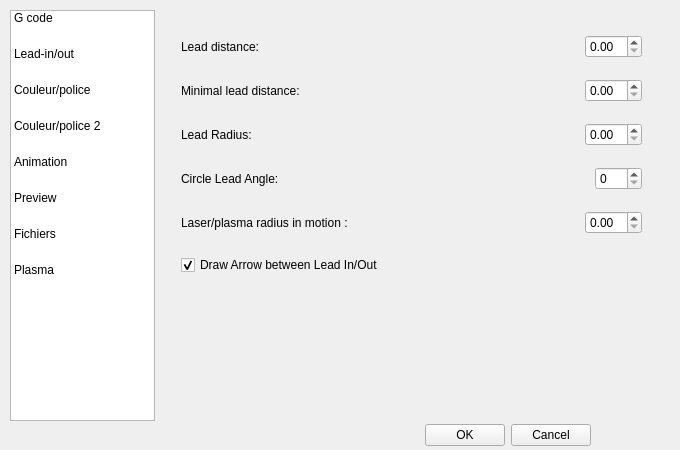
<?xml version="1.0" encoding="UTF-8"?>
<ui version="4.0">
 <class>SettingsDialog</class>
 <widget class="QWidget" name="SettingsDialog">
  <property name="windowModality">
   <enum>Qt::ApplicationModal</enum>
  </property>
  <property name="enabled">
   <bool>true</bool>
  </property>
  <property name="geometry">
   <rect>
    <x>0</x>
    <y>0</y>
    <width>680</width>
    <height>450</height>
   </rect>
  </property>
  <property name="sizePolicy">
   <sizepolicy hsizetype="Preferred" vsizetype="Preferred">
    <horstretch>0</horstretch>
    <verstretch>0</verstretch>
   </sizepolicy>
  </property>
  <property name="minimumSize">
   <size>
    <width>650</width>
    <height>450</height>
   </size>
  </property>
  <property name="maximumSize">
   <size>
    <width>680</width>
    <height>450</height>
   </size>
  </property>
  <property name="windowTitle">
   <string>Camnest Settings</string>
  </property>
  <widget class="QWidget" name="layoutWidget">
   <property name="geometry">
    <rect>
     <x>0</x>
     <y>10</y>
     <width>681</width>
     <height>411</height>
    </rect>
   </property>
   <layout class="QHBoxLayout" name="Containerhor">
    <item>
     <widget class="QListWidget" name="pageList">
      <property name="sizePolicy">
       <sizepolicy hsizetype="Fixed" vsizetype="MinimumExpanding">
        <horstretch>0</horstretch>
        <verstretch>0</verstretch>
       </sizepolicy>
      </property>
      <property name="minimumSize">
       <size>
        <width>145</width>
        <height>0</height>
       </size>
      </property>
      <property name="maximumSize">
       <size>
        <width>145</width>
        <height>16777215</height>
       </size>
      </property>
      <property name="focusPolicy">
       <enum>Qt::NoFocus</enum>
      </property>
      <property name="layoutDirection">
       <enum>Qt::LeftToRight</enum>
      </property>
      <property name="horizontalScrollBarPolicy">
       <enum>Qt::ScrollBarAlwaysOff</enum>
      </property>
      <property name="editTriggers">
       <set>QAbstractItemView::NoEditTriggers</set>
      </property>
      <property name="selectionMode">
       <enum>QAbstractItemView::SingleSelection</enum>
      </property>
      <property name="selectionBehavior">
       <enum>QAbstractItemView::SelectRows</enum>
      </property>
      <property name="iconSize">
       <size>
        <width>32</width>
        <height>32</height>
       </size>
      </property>
      <property name="movement">
       <enum>QListView::Static</enum>
      </property>
      <property name="flow">
       <enum>QListView::TopToBottom</enum>
      </property>
      <property name="isWrapping" stdset="0">
       <bool>false</bool>
      </property>
      <property name="spacing">
       <number>0</number>
      </property>
      <property name="gridSize">
       <size>
        <width>120</width>
        <height>36</height>
       </size>
      </property>
      <property name="viewMode">
       <enum>QListView::ListMode</enum>
      </property>
      <property name="uniformItemSizes">
       <bool>true</bool>
      </property>
      <property name="currentRow">
       <number>-1</number>
      </property>
      <item>
       <property name="text">
        <string>G code</string>
       </property>
       <property name="icon">
        <iconset>
         <normaloff>../../../../../../sources/lastfm/Last.fm/tags/1.4.0.54514/data/icon.png</normaloff>../../../../../../sources/lastfm/Last.fm/tags/1.4.0.54514/data/icon.png</iconset>
       </property>
      </item>
      <item>
       <property name="text">
        <string>Lead-in/out</string>
       </property>
      </item>
      <item>
       <property name="text">
        <string>Couleur/police</string>
       </property>
       <property name="icon">
        <iconset>
         <normaloff>../../../../../../sources/lastfm/Last.fm/tags/1.4.0.54514/res/qrc/SideBarNowPlaying.png</normaloff>../../../../../../sources/lastfm/Last.fm/tags/1.4.0.54514/res/qrc/SideBarNowPlaying.png</iconset>
       </property>
      </item>
      <item>
       <property name="text">
        <string>Couleur/police 2</string>
       </property>
       <property name="icon">
        <iconset>
         <normaloff>:/action/love.png</normaloff>:/action/love.png</iconset>
       </property>
      </item>
      <item>
       <property name="text">
        <string>Animation</string>
       </property>
      </item>
      <item>
       <property name="text">
        <string>Preview</string>
       </property>
      </item>
      <item>
       <property name="text">
        <string>Fichiers</string>
       </property>
      </item>
      <item>
       <property name="text">
        <string>Plasma</string>
       </property>
       <property name="icon">
        <iconset>
         <normaloff>../../../../../../sources/lastfm/Last.fm/tags/1.4.0.54514/res/app_55.bmp</normaloff>../../../../../../sources/lastfm/Last.fm/tags/1.4.0.54514/res/app_55.bmp</iconset>
       </property>
      </item>
     </widget>
    </item>
    <item>
     <widget class="QStackedWidget" name="pageStack">
      <property name="sizePolicy">
       <sizepolicy hsizetype="Maximum" vsizetype="Maximum">
        <horstretch>250</horstretch>
        <verstretch>250</verstretch>
       </sizepolicy>
      </property>
      <property name="minimumSize">
       <size>
        <width>400</width>
        <height>400</height>
       </size>
      </property>
      <property name="maximumSize">
       <size>
        <width>500</width>
        <height>600</height>
       </size>
      </property>
      <property name="baseSize">
       <size>
        <width>500</width>
        <height>500</height>
       </size>
      </property>
      <property name="currentIndex">
       <number>1</number>
      </property>
      <widget class="QWidget" name="page">
       <widget class="QWidget" name="horizontalLayoutWidget_3">
        <property name="geometry">
         <rect>
          <x>10</x>
          <y>10</y>
          <width>351</width>
          <height>41</height>
         </rect>
        </property>
        <layout class="QHBoxLayout" name="horizontalLayout_5">
         <item>
          <widget class="QLabel" name="label_3">
           <property name="text">
            <string>Home :</string>
           </property>
           <property name="buddy">
            <cstring>spinBox</cstring>
           </property>
          </widget>
         </item>
         <item>
          <spacer name="horizontalSpacer_4">
           <property name="orientation">
            <enum>Qt::Horizontal</enum>
           </property>
           <property name="sizeHint" stdset="0">
            <size>
             <width>40</width>
             <height>20</height>
            </size>
           </property>
          </spacer>
         </item>
         <item>
          <widget class="QLabel" name="label_8">
           <property name="text">
            <string>X</string>
           </property>
           <property name="buddy">
            <cstring>spinBox</cstring>
           </property>
          </widget>
         </item>
         <item>
          <widget class="QSpinBox" name="spinBox"/>
         </item>
         <item>
          <widget class="QLabel" name="label_9">
           <property name="text">
            <string>Y</string>
           </property>
           <property name="buddy">
            <cstring>spinBox_2</cstring>
           </property>
          </widget>
         </item>
         <item>
          <widget class="QSpinBox" name="spinBox_2"/>
         </item>
         <item>
          <widget class="QLabel" name="label_10">
           <property name="text">
            <string>Z</string>
           </property>
           <property name="buddy">
            <cstring>spinBox_3</cstring>
           </property>
          </widget>
         </item>
         <item>
          <widget class="QSpinBox" name="spinBox_3"/>
         </item>
        </layout>
       </widget>
       <widget class="QWidget" name="horizontalLayoutWidget_4">
        <property name="geometry">
         <rect>
          <x>10</x>
          <y>60</y>
          <width>160</width>
          <height>31</height>
         </rect>
        </property>
        <layout class="QHBoxLayout" name="horizontalLayout_6">
         <item>
          <widget class="QLabel" name="label_4">
           <property name="text">
            <string>Tolerance</string>
           </property>
          </widget>
         </item>
         <item>
          <spacer name="horizontalSpacer_6">
           <property name="orientation">
            <enum>Qt::Horizontal</enum>
           </property>
           <property name="sizeHint" stdset="0">
            <size>
             <width>40</width>
             <height>20</height>
            </size>
           </property>
          </spacer>
         </item>
         <item>
          <widget class="QSpinBox" name="tolGCodeSB"/>
         </item>
        </layout>
       </widget>
       <widget class="QCheckBox" name="plasmaCB">
        <property name="geometry">
         <rect>
          <x>10</x>
          <y>100</y>
          <width>221</width>
          <height>23</height>
         </rect>
        </property>
        <property name="whatsThis">
         <string>If activated:
-Lead In/out are created.
-Part outline is cut last.</string>
        </property>
        <property name="text">
         <string>Plamsa/Laser cutter mode:</string>
        </property>
       </widget>
       <widget class="QWidget" name="horizontalLayoutWidget_5">
        <property name="geometry">
         <rect>
          <x>10</x>
          <y>130</y>
          <width>261</width>
          <height>41</height>
         </rect>
        </property>
        <layout class="QHBoxLayout" name="horizontalLayout_7">
         <item>
          <widget class="QLabel" name="label_11">
           <property name="text">
            <string>Post-Processor file :</string>
           </property>
           <property name="buddy">
            <cstring>toolButton</cstring>
           </property>
          </widget>
         </item>
         <item>
          <spacer name="horizontalSpacer_5">
           <property name="orientation">
            <enum>Qt::Horizontal</enum>
           </property>
           <property name="sizeHint" stdset="0">
            <size>
             <width>40</width>
             <height>20</height>
            </size>
           </property>
          </spacer>
         </item>
         <item>
          <widget class="QToolButton" name="toolButton">
           <property name="text">
            <string>...</string>
           </property>
          </widget>
         </item>
        </layout>
       </widget>
       <widget class="QWidget" name="horizontalLayoutWidget_6">
        <property name="geometry">
         <rect>
          <x>10</x>
          <y>190</y>
          <width>421</width>
          <height>91</height>
         </rect>
        </property>
        <layout class="QHBoxLayout" name="horizontalLayout_8">
         <item>
          <widget class="QLabel" name="label_12">
           <property name="text">
            <string>File header :</string>
           </property>
           <property name="buddy">
            <cstring>textEdit</cstring>
           </property>
          </widget>
         </item>
         <item>
          <widget class="QTextEdit" name="textEdit"/>
         </item>
        </layout>
       </widget>
       <widget class="QWidget" name="horizontalLayoutWidget_7">
        <property name="geometry">
         <rect>
          <x>10</x>
          <y>290</y>
          <width>421</width>
          <height>91</height>
         </rect>
        </property>
        <layout class="QHBoxLayout" name="horizontalLayout_9">
         <item>
          <widget class="QLabel" name="label_13">
           <property name="text">
            <string>File Footer :</string>
           </property>
           <property name="buddy">
            <cstring>textEdit_2</cstring>
           </property>
          </widget>
         </item>
         <item>
          <widget class="QTextEdit" name="textEdit_2"/>
         </item>
        </layout>
       </widget>
       <widget class="QWidget" name="horizontalLayoutWidget">
        <property name="geometry">
         <rect>
          <x>260</x>
          <y>60</y>
          <width>171</width>
          <height>31</height>
         </rect>
        </property>
        <layout class="QHBoxLayout" name="horizontalLayout_15">
         <item>
          <widget class="QLabel" name="label_19">
           <property name="text">
            <string>Units :</string>
           </property>
           <property name="buddy">
            <cstring>unitsCB</cstring>
           </property>
          </widget>
         </item>
         <item>
          <widget class="QComboBox" name="unitsCB">
           <item>
            <property name="text">
             <string>Millimeter</string>
            </property>
           </item>
           <item>
            <property name="text">
             <string>Inch</string>
            </property>
           </item>
          </widget>
         </item>
        </layout>
       </widget>
      </widget>
      <widget class="QWidget" name="page_5">
       <widget class="QWidget" name="verticalLayoutWidget_2">
        <property name="geometry">
         <rect>
          <x>10</x>
          <y>10</y>
          <width>461</width>
          <height>271</height>
         </rect>
        </property>
        <layout class="QVBoxLayout" name="verticalLayout_3">
         <item>
          <layout class="QHBoxLayout" name="horizontalLayout_11">
           <item>
            <widget class="QLabel" name="label">
             <property name="whatsThis">
              <string>The default distance at which a lead is placed.</string>
             </property>
             <property name="text">
              <string>Lead distance:</string>
             </property>
            </widget>
           </item>
           <item>
            <spacer name="horizontalSpa">
             <property name="orientation">
              <enum>Qt::Horizontal</enum>
             </property>
             <property name="sizeHint" stdset="0">
              <size>
               <width>40</width>
               <height>20</height>
              </size>
             </property>
            </spacer>
           </item>
           <item>
            <widget class="QDoubleSpinBox" name="leadDistSB"/>
           </item>
          </layout>
         </item>
         <item>
          <layout class="QHBoxLayout" name="horizontalLayout_13">
           <item>
            <widget class="QLabel" name="label_15">
             <property name="whatsThis">
              <string>If no possible leads can be created within the provided distance, an uncertain lead, which need to be moved by the user, is placed.</string>
             </property>
             <property name="text">
              <string>Minimal lead distance:</string>
             </property>
             <property name="buddy">
              <cstring>minLeadDistSB</cstring>
             </property>
            </widget>
           </item>
           <item>
            <spacer name="horizontalSpacer_7">
             <property name="orientation">
              <enum>Qt::Horizontal</enum>
             </property>
             <property name="sizeHint" stdset="0">
              <size>
               <width>40</width>
               <height>20</height>
              </size>
             </property>
            </spacer>
           </item>
           <item>
            <widget class="QDoubleSpinBox" name="minLeadDistSB"/>
           </item>
          </layout>
         </item>
         <item>
          <layout class="QHBoxLayout" name="horizontalLayout_17">
           <item>
            <widget class="QLabel" name="label_17">
             <property name="whatsThis">
              <string>This is only for Graphical representation of the laser beam, it won't affect the Generated code.</string>
             </property>
             <property name="text">
              <string>Lead Radius:</string>
             </property>
             <property name="buddy">
              <cstring>leadRadiusMotionSB</cstring>
             </property>
            </widget>
           </item>
           <item>
            <spacer name="horizontalSpac">
             <property name="orientation">
              <enum>Qt::Horizontal</enum>
             </property>
             <property name="sizeHint" stdset="0">
              <size>
               <width>40</width>
               <height>20</height>
              </size>
             </property>
            </spacer>
           </item>
           <item>
            <widget class="QDoubleSpinBox" name="leadRadiusSB">
             <property name="toolTip">
              <string>Will represent the Arrow stroke width</string>
             </property>
            </widget>
           </item>
          </layout>
         </item>
         <item>
          <layout class="QHBoxLayout" name="horizontalLayout_12">
           <item>
            <widget class="QLabel" name="label_2">
             <property name="whatsThis">
              <string>Angle at which circles leads should be drawn (and cut).</string>
             </property>
             <property name="text">
              <string>Circle Lead Angle:</string>
             </property>
             <property name="buddy">
              <cstring>leadAngleSB</cstring>
             </property>
            </widget>
           </item>
           <item>
            <spacer name="horizontalSpacer_8">
             <property name="orientation">
              <enum>Qt::Horizontal</enum>
             </property>
             <property name="sizeHint" stdset="0">
              <size>
               <width>40</width>
               <height>20</height>
              </size>
             </property>
            </spacer>
           </item>
           <item>
            <widget class="QSpinBox" name="leadAngleSB">
             <property name="maximum">
              <number>360</number>
             </property>
            </widget>
           </item>
          </layout>
         </item>
         <item>
          <layout class="QHBoxLayout" name="horizontalLayout_25">
           <item>
            <widget class="QLabel" name="label_24">
             <property name="whatsThis">
              <string>Angle at which circles leads should be drawn (and cut).</string>
             </property>
             <property name="text">
              <string>Laser/plasma radius in motion :</string>
             </property>
             <property name="buddy">
              <cstring>leadAngleSB</cstring>
             </property>
            </widget>
           </item>
           <item>
            <spacer name="horizontalSpacer_16">
             <property name="orientation">
              <enum>Qt::Horizontal</enum>
             </property>
             <property name="sizeHint" stdset="0">
              <size>
               <width>40</width>
               <height>20</height>
              </size>
             </property>
            </spacer>
           </item>
           <item>
            <widget class="QDoubleSpinBox" name="leadRadiusMotionSB">
             <property name="toolTip">
              <string>Will represent the Arrow stroke width</string>
             </property>
            </widget>
           </item>
          </layout>
         </item>
         <item>
          <widget class="QCheckBox" name="drawArrowCB">
           <property name="text">
            <string>Draw Arrow between Lead In/Out</string>
           </property>
           <property name="checked">
            <bool>true</bool>
           </property>
          </widget>
         </item>
        </layout>
       </widget>
      </widget>
      <widget class="QWidget" name="page_3">
       <widget class="QWidget" name="verticalLayoutWidget_4">
        <property name="geometry">
         <rect>
          <x>20</x>
          <y>70</y>
          <width>431</width>
          <height>230</height>
         </rect>
        </property>
        <layout class="QVBoxLayout" name="verticalLayout_4">
         <item>
          <layout class="QHBoxLayout" name="horizontalLayLeadUncer">
           <item>
            <widget class="QLabel" name="label_27">
             <property name="text">
              <string>Uncertain lead :</string>
             </property>
             <property name="buddy">
              <cstring>penPB_6</cstring>
             </property>
            </widget>
           </item>
           <item>
            <spacer name="horizoUncerlead">
             <property name="orientation">
              <enum>Qt::Horizontal</enum>
             </property>
             <property name="sizeType">
              <enum>QSizePolicy::Expanding</enum>
             </property>
             <property name="sizeHint" stdset="0">
              <size>
               <width>100</width>
               <height>20</height>
              </size>
             </property>
            </spacer>
           </item>
           <item>
            <widget class="QPushButton" name="penPB_6">
             <property name="text">
              <string>Set Color</string>
             </property>
            </widget>
           </item>
          </layout>
         </item>
         <item>
          <layout class="QHBoxLayout" name="horizontalLayout_10">
           <item>
            <widget class="QLabel" name="label_14">
             <property name="text">
              <string>Lead In :</string>
             </property>
             <property name="buddy">
              <cstring>penPB_2</cstring>
             </property>
            </widget>
           </item>
           <item>
            <spacer name="horizontalSpac_6">
             <property name="orientation">
              <enum>Qt::Horizontal</enum>
             </property>
             <property name="sizeType">
              <enum>QSizePolicy::Expanding</enum>
             </property>
             <property name="sizeHint" stdset="0">
              <size>
               <width>100</width>
               <height>20</height>
              </size>
             </property>
            </spacer>
           </item>
           <item>
            <widget class="QPushButton" name="penPB_2">
             <property name="text">
              <string>Set Color</string>
             </property>
            </widget>
           </item>
          </layout>
         </item>
         <item>
          <layout class="QHBoxLayout" name="horizontalLayout_19">
           <item>
            <widget class="QLabel" name="label_22">
             <property name="text">
              <string>Lead Out :</string>
             </property>
             <property name="buddy">
              <cstring>penPB_3</cstring>
             </property>
            </widget>
           </item>
           <item>
            <spacer name="horizoalSpacer_6">
             <property name="orientation">
              <enum>Qt::Horizontal</enum>
             </property>
             <property name="sizeType">
              <enum>QSizePolicy::Expanding</enum>
             </property>
             <property name="sizeHint" stdset="0">
              <size>
               <width>100</width>
               <height>20</height>
              </size>
             </property>
            </spacer>
           </item>
           <item>
            <widget class="QPushButton" name="penPB_3">
             <property name="text">
              <string>Set Color</string>
             </property>
            </widget>
           </item>
          </layout>
         </item>
         <item>
          <layout class="QHBoxLayout" name="horizontalLayout_20">
           <item>
            <widget class="QLabel" name="label_23">
             <property name="text">
              <string>Arrow:</string>
             </property>
             <property name="buddy">
              <cstring>penPB_4</cstring>
             </property>
            </widget>
           </item>
           <item>
            <spacer name="hozontalSpacer_6">
             <property name="orientation">
              <enum>Qt::Horizontal</enum>
             </property>
             <property name="sizeType">
              <enum>QSizePolicy::Expanding</enum>
             </property>
             <property name="sizeHint" stdset="0">
              <size>
               <width>100</width>
               <height>20</height>
              </size>
             </property>
            </spacer>
           </item>
           <item>
            <widget class="QPushButton" name="penPB_4">
             <property name="text">
              <string>Set Color</string>
             </property>
            </widget>
           </item>
          </layout>
         </item>
         <item>
          <widget class="Line" name="line_2">
           <property name="orientation">
            <enum>Qt::Horizontal</enum>
           </property>
          </widget>
         </item>
         <item>
          <layout class="QHBoxLayout" name="horizontalLayout_22">
           <item>
            <widget class="QLabel" name="label_30">
             <property name="text">
              <string>Sheet borders:</string>
             </property>
             <property name="buddy">
              <cstring>sheetPenPB</cstring>
             </property>
            </widget>
           </item>
           <item>
            <spacer name="horizontalSpacer_12">
             <property name="orientation">
              <enum>Qt::Horizontal</enum>
             </property>
             <property name="sizeHint" stdset="0">
              <size>
               <width>40</width>
               <height>20</height>
              </size>
             </property>
            </spacer>
           </item>
           <item>
            <widget class="QPushButton" name="sheetPenPB">
             <property name="text">
              <string>Set</string>
             </property>
            </widget>
           </item>
          </layout>
         </item>
         <item>
          <widget class="QCheckBox" name="InnerColorSheetCHK">
           <property name="text">
            <string>Colorize Sheet inner </string>
           </property>
          </widget>
         </item>
         <item>
          <layout class="QHBoxLayout" name="horizontalLayout_16">
           <item>
            <widget class="QLabel" name="label_29">
             <property name="text">
              <string>Sheet Inner :</string>
             </property>
             <property name="buddy">
              <cstring>sheetBrushPB</cstring>
             </property>
            </widget>
           </item>
           <item>
            <spacer name="horizontalSpacer_13">
             <property name="orientation">
              <enum>Qt::Horizontal</enum>
             </property>
             <property name="sizeHint" stdset="0">
              <size>
               <width>40</width>
               <height>20</height>
              </size>
             </property>
            </spacer>
           </item>
           <item>
            <widget class="QPushButton" name="sheetBrushPB">
             <property name="text">
              <string>Set</string>
             </property>
            </widget>
           </item>
          </layout>
         </item>
        </layout>
       </widget>
      </widget>
      <widget class="QWidget" name="page_6">
       <widget class="QWidget" name="verticalLayoutWidget">
        <property name="geometry">
         <rect>
          <x>0</x>
          <y>10</y>
          <width>471</width>
          <height>332</height>
         </rect>
        </property>
        <layout class="QVBoxLayout" name="verticalLayout">
         <item>
          <layout class="QHBoxLayout" name="horizontalLayout">
           <item>
            <widget class="QLabel" name="penLB">
             <property name="text">
              <string>Part Outline :</string>
             </property>
             <property name="buddy">
              <cstring>penPB</cstring>
             </property>
            </widget>
           </item>
           <item>
            <spacer name="horizontalSpacer_2">
             <property name="orientation">
              <enum>Qt::Horizontal</enum>
             </property>
             <property name="sizeHint" stdset="0">
              <size>
               <width>100</width>
               <height>20</height>
              </size>
             </property>
            </spacer>
           </item>
           <item>
            <widget class="QPushButton" name="penPB">
             <property name="text">
              <string>Set Color</string>
             </property>
            </widget>
           </item>
          </layout>
         </item>
         <item>
          <layout class="QHBoxLayout" name="horizontalLayout_14">
           <item>
            <widget class="QLabel" name="label_16">
             <property name="text">
              <string>Pen width :</string>
             </property>
             <property name="buddy">
              <cstring>spinBox_4</cstring>
             </property>
            </widget>
           </item>
           <item>
            <spacer name="horizontalSpacer_10">
             <property name="orientation">
              <enum>Qt::Horizontal</enum>
             </property>
             <property name="sizeHint" stdset="0">
              <size>
               <width>40</width>
               <height>20</height>
              </size>
             </property>
            </spacer>
           </item>
           <item>
            <widget class="QSpinBox" name="spinBox_4"/>
           </item>
          </layout>
         </item>
         <item>
          <widget class="QCheckBox" name="InnerColorCHK">
           <property name="text">
            <string>Colorize Part inner</string>
           </property>
          </widget>
         </item>
         <item>
          <layout class="QHBoxLayout" name="horizontalLayout_2">
           <item>
            <widget class="QLabel" name="brushLB">
             <property name="text">
              <string>Part Inner :</string>
             </property>
             <property name="buddy">
              <cstring>brushPB</cstring>
             </property>
            </widget>
           </item>
           <item>
            <spacer name="horizontalSpacer">
             <property name="orientation">
              <enum>Qt::Horizontal</enum>
             </property>
             <property name="sizeType">
              <enum>QSizePolicy::Expanding</enum>
             </property>
             <property name="sizeHint" stdset="0">
              <size>
               <width>100</width>
               <height>20</height>
              </size>
             </property>
            </spacer>
           </item>
           <item>
            <widget class="QPushButton" name="brushPB">
             <property name="enabled">
              <bool>false</bool>
             </property>
             <property name="sizePolicy">
              <sizepolicy hsizetype="Minimum" vsizetype="Fixed">
               <horstretch>0</horstretch>
               <verstretch>0</verstretch>
              </sizepolicy>
             </property>
             <property name="baseSize">
              <size>
               <width>50</width>
               <height>16</height>
              </size>
             </property>
             <property name="text">
              <string>Set Color</string>
             </property>
             <property name="checkable">
              <bool>true</bool>
             </property>
             <property name="checked">
              <bool>true</bool>
             </property>
            </widget>
           </item>
          </layout>
         </item>
         <item>
          <widget class="Line" name="line">
           <property name="orientation">
            <enum>Qt::Horizontal</enum>
           </property>
          </widget>
         </item>
         <item>
          <widget class="QCheckBox" name="InnerTextCHK">
           <property name="text">
            <string>Texturize Part inner</string>
           </property>
          </widget>
         </item>
         <item>
          <layout class="QHBoxLayout" name="horizontalLayout_3">
           <item>
            <widget class="QLabel" name="label_5">
             <property name="text">
              <string>Inner Texture :</string>
             </property>
             <property name="buddy">
              <cstring>texturePB</cstring>
             </property>
            </widget>
           </item>
           <item>
            <spacer name="horizontalSpacer_3">
             <property name="orientation">
              <enum>Qt::Horizontal</enum>
             </property>
             <property name="sizeType">
              <enum>QSizePolicy::Expanding</enum>
             </property>
             <property name="sizeHint" stdset="0">
              <size>
               <width>100</width>
               <height>20</height>
              </size>
             </property>
            </spacer>
           </item>
           <item>
            <widget class="QPushButton" name="texturePB">
             <property name="enabled">
              <bool>false</bool>
             </property>
             <property name="text">
              <string>Set Texture</string>
             </property>
             <property name="checkable">
              <bool>true</bool>
             </property>
            </widget>
           </item>
          </layout>
         </item>
         <item>
          <widget class="QCheckBox" name="checkBox_4">
           <property name="text">
            <string>Use OpenGl Acceleration</string>
           </property>
          </widget>
         </item>
        </layout>
       </widget>
      </widget>
      <widget class="QWidget" name="page_7">
       <widget class="QWidget" name="layoutWidget">
        <property name="geometry">
         <rect>
          <x>20</x>
          <y>50</y>
          <width>411</width>
          <height>201</height>
         </rect>
        </property>
        <layout class="QVBoxLayout" name="verticalLayout_5">
         <item>
          <widget class="QLabel" name="label_25">
           <property name="text">
            <string>Show Warnings for:</string>
           </property>
          </widget>
         </item>
         <item>
          <widget class="QCheckBox" name="checkBox_5">
           <property name="text">
            <string>Open Loops</string>
           </property>
           <property name="checked">
            <bool>true</bool>
           </property>
          </widget>
         </item>
         <item>
          <widget class="QCheckBox" name="checkBox_6">
           <property name="text">
            <string>Duplicate Entities (drawing corruption)</string>
           </property>
           <property name="checked">
            <bool>true</bool>
           </property>
          </widget>
         </item>
         <item>
          <layout class="QHBoxLayout" name="horizontalLayout_24">
           <item>
            <widget class="QLabel" name="label_26">
             <property name="whatsThis">
              <string>Distance at which a point and another are considered the same.</string>
             </property>
             <property name="text">
              <string>Drawing tolerance :</string>
             </property>
             <property name="buddy">
              <cstring>spinBox_5</cstring>
             </property>
            </widget>
           </item>
           <item>
            <spacer name="horizontalSpacer_11">
             <property name="orientation">
              <enum>Qt::Horizontal</enum>
             </property>
             <property name="sizeHint" stdset="0">
              <size>
               <width>40</width>
               <height>20</height>
              </size>
             </property>
            </spacer>
           </item>
           <item>
            <widget class="QSpinBox" name="spinBox_5"/>
           </item>
          </layout>
         </item>
         <item>
          <layout class="QHBoxLayout" name="horizontalLayout_23">
           <item>
            <widget class="QLabel" name="label_28">
             <property name="text">
              <string>Sheet metal width :</string>
             </property>
             <property name="buddy">
              <cstring>sheetW</cstring>
             </property>
            </widget>
           </item>
           <item>
            <spacer name="horizontalSpacer_14">
             <property name="orientation">
              <enum>Qt::Horizontal</enum>
             </property>
             <property name="sizeHint" stdset="0">
              <size>
               <width>40</width>
               <height>20</height>
              </size>
             </property>
            </spacer>
           </item>
           <item>
            <widget class="QSpinBox" name="sheetW">
             <property name="minimum">
              <number>10</number>
             </property>
             <property name="maximum">
              <number>10000</number>
             </property>
            </widget>
           </item>
          </layout>
         </item>
         <item>
          <layout class="QHBoxLayout" name="horizontalLayout_21">
           <item>
            <widget class="QLabel" name="label_7">
             <property name="text">
              <string>Sheet metal Height :</string>
             </property>
             <property name="buddy">
              <cstring>sheetH</cstring>
             </property>
            </widget>
           </item>
           <item>
            <spacer name="horizontalSpacer_15">
             <property name="orientation">
              <enum>Qt::Horizontal</enum>
             </property>
             <property name="sizeHint" stdset="0">
              <size>
               <width>40</width>
               <height>20</height>
              </size>
             </property>
            </spacer>
           </item>
           <item>
            <widget class="QSpinBox" name="sheetH">
             <property name="minimum">
              <number>10</number>
             </property>
             <property name="maximum">
              <number>10000</number>
             </property>
            </widget>
           </item>
          </layout>
         </item>
        </layout>
       </widget>
      </widget>
      <widget class="QWidget" name="page_4">
       <widget class="QWidget" name="horizontalLayoutWidget_11">
        <property name="geometry">
         <rect>
          <x>20</x>
          <y>30</y>
          <width>391</width>
          <height>31</height>
         </rect>
        </property>
        <layout class="QHBoxLayout" name="horizontalLayout_18">
         <item>
          <widget class="QLabel" name="label_18">
           <property name="text">
            <string>Allow item moving :</string>
           </property>
           <property name="buddy">
            <cstring>checkBox_2</cstring>
           </property>
          </widget>
         </item>
         <item>
          <spacer name="horizontalSpacer_9">
           <property name="orientation">
            <enum>Qt::Horizontal</enum>
           </property>
           <property name="sizeHint" stdset="0">
            <size>
             <width>40</width>
             <height>20</height>
            </size>
           </property>
          </spacer>
         </item>
         <item>
          <widget class="QCheckBox" name="checkBox_2">
           <property name="text">
            <string>CheckBox</string>
           </property>
          </widget>
         </item>
        </layout>
       </widget>
       <widget class="QCheckBox" name="InnerTextCHK_2">
        <property name="geometry">
         <rect>
          <x>10</x>
          <y>90</y>
          <width>449</width>
          <height>23</height>
         </rect>
        </property>
        <property name="text">
         <string>Number Loops</string>
        </property>
        <property name="checked">
         <bool>true</bool>
        </property>
       </widget>
       <widget class="QWidget" name="layoutWidget_4">
        <property name="geometry">
         <rect>
          <x>80</x>
          <y>140</y>
          <width>350</width>
          <height>31</height>
         </rect>
        </property>
        <layout class="QHBoxLayout" name="horizontalLayout_4">
         <item>
          <widget class="QLabel" name="label_6">
           <property name="text">
            <string>Font :</string>
           </property>
           <property name="buddy">
            <cstring>fontCB</cstring>
           </property>
          </widget>
         </item>
         <item>
          <widget class="QFontComboBox" name="fontCB">
           <property name="enabled">
            <bool>false</bool>
           </property>
           <property name="editable">
            <bool>true</bool>
           </property>
          </widget>
         </item>
         <item>
          <widget class="QPushButton" name="setTextPB">
           <property name="text">
            <string>set Font</string>
           </property>
          </widget>
         </item>
        </layout>
       </widget>
      </widget>
      <widget class="QWidget" name="page_2">
       <widget class="QWidget" name="verticalLayoutWidget_3">
        <property name="geometry">
         <rect>
          <x>20</x>
          <y>40</y>
          <width>361</width>
          <height>161</height>
         </rect>
        </property>
        <layout class="QVBoxLayout" name="verticalLayout_2">
         <item>
          <widget class="QCheckBox" name="checkBox_9">
           <property name="whatsThis">
            <string>If enabled, parts are only rendered for view. G-code generation is thus disabled.</string>
           </property>
           <property name="text">
            <string>Viewer Only Mode</string>
           </property>
          </widget>
         </item>
         <item>
          <widget class="QCheckBox" name="checkBox_7">
           <property name="text">
            <string>Always ask before clearing scene</string>
           </property>
          </widget>
         </item>
         <item>
          <widget class="QCheckBox" name="checkBox_8">
           <property name="text">
            <string>Always ask before quitting application</string>
           </property>
          </widget>
         </item>
         <item>
          <widget class="QCheckBox" name="checkBox_10">
           <property name="text">
            <string>Auto zoom fit when inserting part to scene</string>
           </property>
          </widget>
         </item>
         <item>
          <widget class="QCheckBox" name="optPathCB">
           <property name="text">
            <string>Automatically optimize path </string>
           </property>
          </widget>
         </item>
        </layout>
       </widget>
      </widget>
      <widget class="QWidget" name="page_8">
       <widget class="QLabel" name="label_20">
        <property name="geometry">
         <rect>
          <x>30</x>
          <y>10</y>
          <width>81</width>
          <height>18</height>
         </rect>
        </property>
        <property name="text">
         <string>Gas type: </string>
        </property>
       </widget>
       <widget class="QLabel" name="label_21">
        <property name="geometry">
         <rect>
          <x>30</x>
          <y>50</y>
          <width>101</width>
          <height>18</height>
         </rect>
        </property>
        <property name="text">
         <string>Sheet tickness :</string>
        </property>
       </widget>
      </widget>
     </widget>
    </item>
   </layout>
  </widget>
  <widget class="QWidget" name="layoutWidget_2">
   <property name="geometry">
    <rect>
     <x>10</x>
     <y>420</y>
     <width>581</width>
     <height>31</height>
    </rect>
   </property>
   <layout class="QHBoxLayout" name="_2">
    <item>
     <spacer name="spacerbas">
      <property name="orientation">
       <enum>Qt::Horizontal</enum>
      </property>
      <property name="sizeHint" stdset="0">
       <size>
        <width>126</width>
        <height>8</height>
       </size>
      </property>
     </spacer>
    </item>
    <item>
     <widget class="QPushButton" name="okButton">
      <property name="text">
       <string>OK</string>
      </property>
     </widget>
    </item>
    <item>
     <widget class="QPushButton" name="cancelButton">
      <property name="text">
       <string>Cancel</string>
      </property>
     </widget>
    </item>
   </layout>
  </widget>
 </widget>
 <tabstops>
  <tabstop>brushPB</tabstop>
  <tabstop>InnerTextCHK</tabstop>
  <tabstop>texturePB</tabstop>
  <tabstop>okButton</tabstop>
  <tabstop>cancelButton</tabstop>
  <tabstop>penPB_6</tabstop>
  <tabstop>penPB_2</tabstop>
  <tabstop>penPB_3</tabstop>
  <tabstop>penPB_4</tabstop>
  <tabstop>sheetPenPB</tabstop>
  <tabstop>sheetBrushPB</tabstop>
  <tabstop>spinBox</tabstop>
  <tabstop>spinBox_2</tabstop>
  <tabstop>spinBox_3</tabstop>
  <tabstop>tolGCodeSB</tabstop>
  <tabstop>plasmaCB</tabstop>
  <tabstop>toolButton</tabstop>
  <tabstop>textEdit</tabstop>
  <tabstop>textEdit_2</tabstop>
  <tabstop>unitsCB</tabstop>
  <tabstop>checkBox_2</tabstop>
  <tabstop>InnerTextCHK_2</tabstop>
  <tabstop>fontCB</tabstop>
  <tabstop>setTextPB</tabstop>
  <tabstop>leadDistSB</tabstop>
  <tabstop>minLeadDistSB</tabstop>
  <tabstop>leadAngleSB</tabstop>
  <tabstop>drawArrowCB</tabstop>
  <tabstop>penPB</tabstop>
  <tabstop>spinBox_4</tabstop>
  <tabstop>checkBox_4</tabstop>
  <tabstop>checkBox_5</tabstop>
  <tabstop>checkBox_6</tabstop>
  <tabstop>spinBox_5</tabstop>
  <tabstop>sheetW</tabstop>
  <tabstop>sheetH</tabstop>
  <tabstop>InnerColorCHK</tabstop>
  <tabstop>checkBox_9</tabstop>
  <tabstop>checkBox_7</tabstop>
  <tabstop>checkBox_8</tabstop>
  <tabstop>checkBox_10</tabstop>
 </tabstops>
 <resources/>
 <connections>
  <connection>
   <sender>pageList</sender>
   <signal>currentRowChanged(int)</signal>
   <receiver>pageStack</receiver>
   <slot>setCurrentIndex(int)</slot>
   <hints>
    <hint type="sourcelabel">
     <x>69</x>
     <y>55</y>
    </hint>
    <hint type="destinationlabel">
     <x>218</x>
     <y>76</y>
    </hint>
   </hints>
  </connection>
  <connection>
   <sender>cancelButton</sender>
   <signal>clicked()</signal>
   <receiver>SettingsDialog</receiver>
   <slot>close()</slot>
   <hints>
    <hint type="sourcelabel">
     <x>551</x>
     <y>434</y>
    </hint>
    <hint type="destinationlabel">
     <x>296</x>
     <y>242</y>
    </hint>
   </hints>
  </connection>
  <connection>
   <sender>okButton</sender>
   <signal>clicked()</signal>
   <receiver>SettingsDialog</receiver>
   <slot>save()</slot>
   <hints>
    <hint type="sourcelabel">
     <x>466</x>
     <y>433</y>
    </hint>
    <hint type="destinationlabel">
     <x>284</x>
     <y>418</y>
    </hint>
   </hints>
  </connection>
  <connection>
   <sender>InnerColorCHK</sender>
   <signal>toggled(bool)</signal>
   <receiver>brushPB</receiver>
   <slot>setEnabled(bool)</slot>
   <hints>
    <hint type="sourcelabel">
     <x>639</x>
     <y>167</y>
    </hint>
    <hint type="destinationlabel">
     <x>638</x>
     <y>213</y>
    </hint>
   </hints>
  </connection>
  <connection>
   <sender>InnerTextCHK</sender>
   <signal>toggled(bool)</signal>
   <receiver>texturePB</receiver>
   <slot>setEnabled(bool)</slot>
   <hints>
    <hint type="sourcelabel">
     <x>639</x>
     <y>263</y>
    </hint>
    <hint type="destinationlabel">
     <x>638</x>
     <y>309</y>
    </hint>
   </hints>
  </connection>
  <connection>
   <sender>InnerTextCHK_2</sender>
   <signal>toggled(bool)</signal>
   <receiver>fontCB</receiver>
   <slot>setEnabled(bool)</slot>
   <hints>
    <hint type="sourcelabel">
     <x>341</x>
     <y>103</y>
    </hint>
    <hint type="destinationlabel">
     <x>448</x>
     <y>158</y>
    </hint>
   </hints>
  </connection>
 </connections>
 <slots>
  <slot>selectColor()</slot>
  <slot>save()</slot>
 </slots>
</ui>
